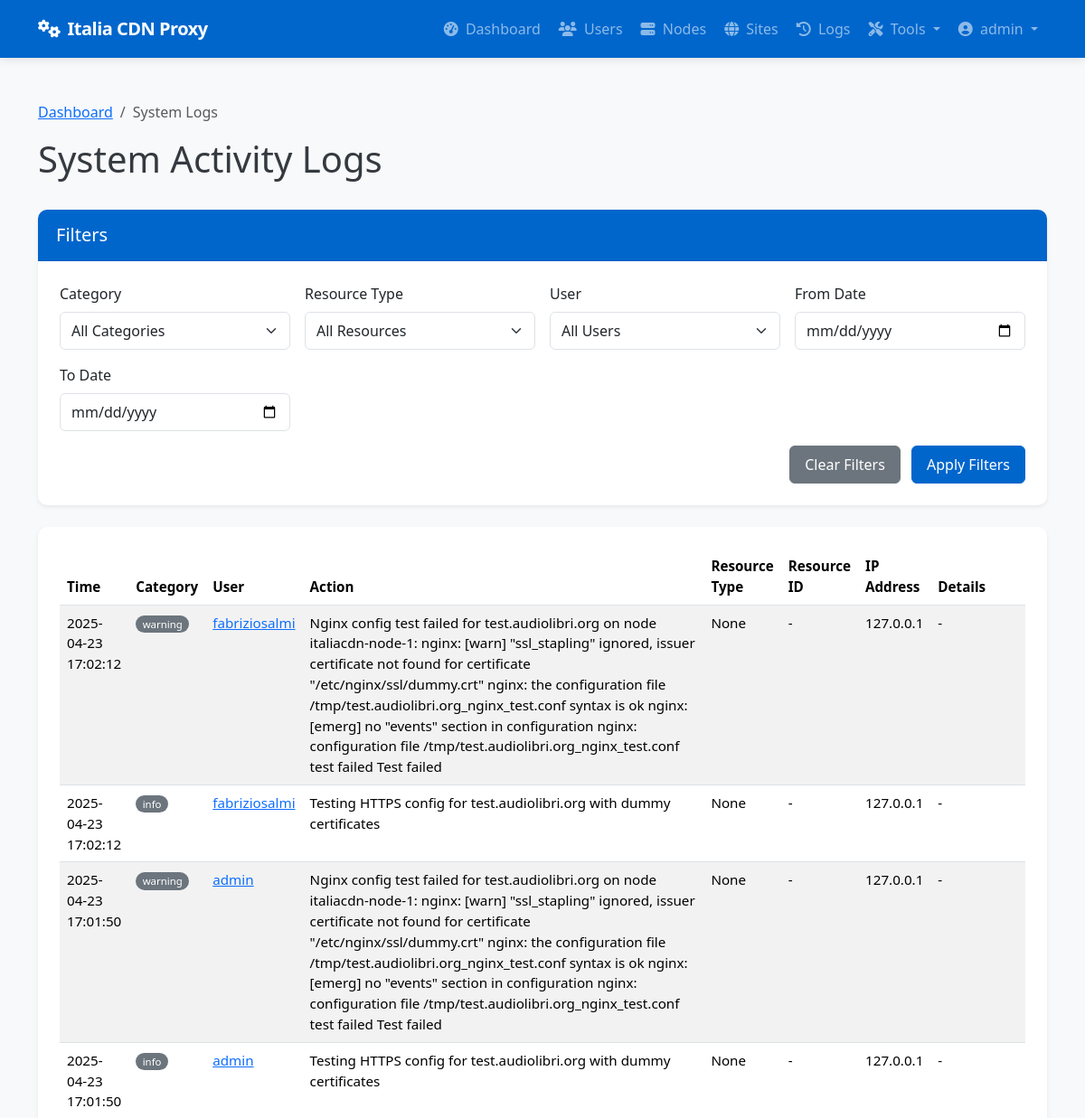
The page /admin/system/logs (signed in, upper part) on the database as committed earlier.
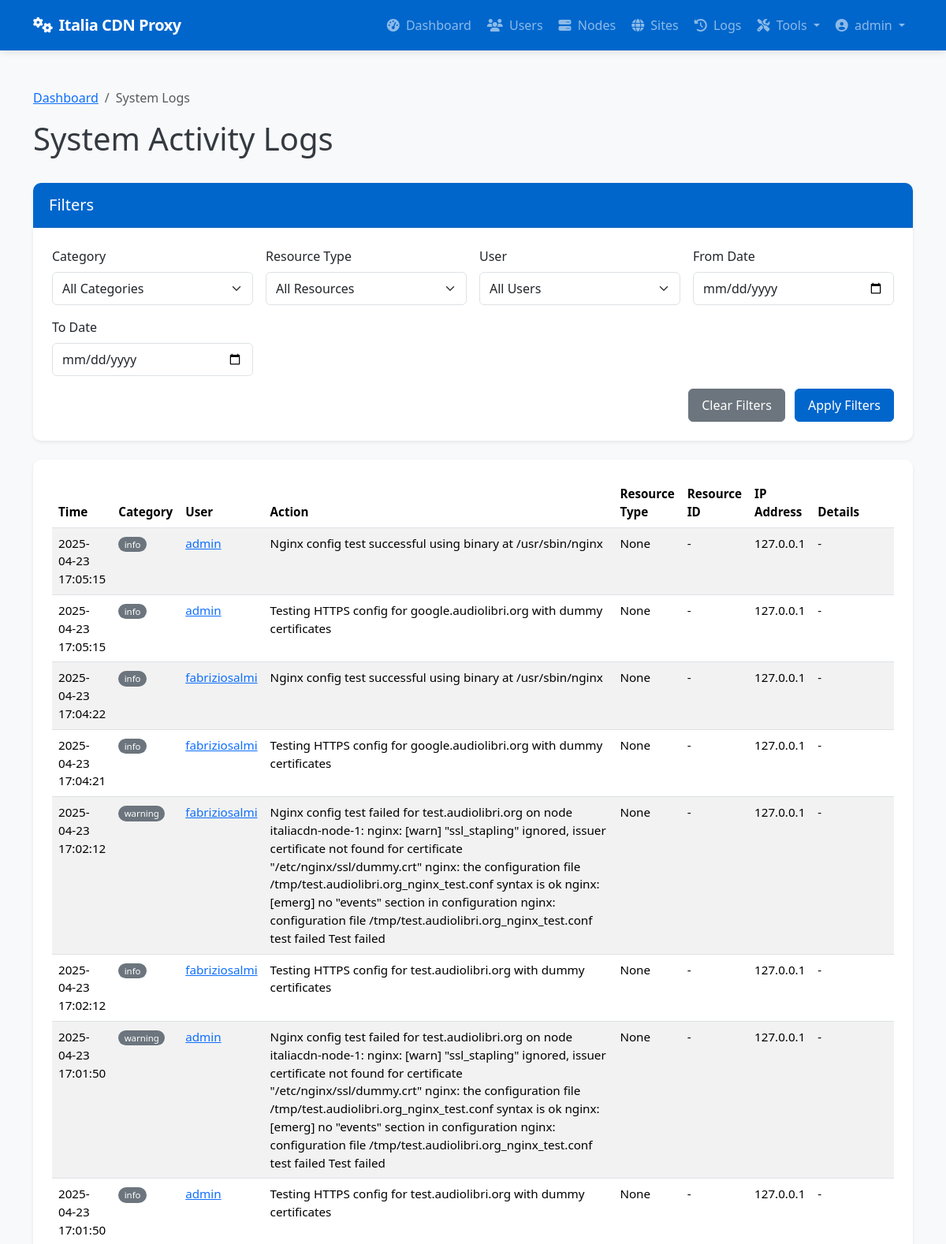
The same page on the database as committed later.
### app/models/models.py (models this page shows, shortened)
class SystemLog(db.Model):
    __tablename__ = 'system_logs'
    id = db.Column(db.Integer, primary_key=True)
    user_id = db.Column(db.Integer, db.ForeignKey('users.id'), nullable=True)  # Null for system events
    category = db.Column(db.String(32), nullable=False)  # auth, admin, system, security, etc.
    action = db.Column(db.String(64), nullable=False)    # login, logout, create, delete, etc.
    resource_type = db.Column(db.String(32), nullable=True)  # user, node, site, etc.
    resource_id = db.Column(db.Integer, nullable=True)       # ID of the affected resource
    details = db.Column(db.Text, nullable=True)              # Additional details
    ip_address = db.Column(db.String(45), nullable=True)     # IP address of user/system
    created_at = db.Column(db.DateTime, default=datetime.utcnow)
    user = db.relationship('User', backref=db.backref('system_logs', lazy='dynamic'))

class User(db.Model):
    __tablename__ = 'users'
    id = db.Column(db.Integer, primary_key=True)
    username = db.Column(db.String(64), unique=True, index=True, nullable=False)
    email = db.Column(db.String(120), unique=True, index=True, nullable=False)
    password_hash = db.Column(db.String(128), nullable=False)
    role = db.Column(db.String(20), nullable=False, default='client')  # 'admin' or 'client'
    is_active = db.Column(db.Boolean, default=True)
    created_at = db.Column(db.DateTime, default=datetime.utcnow)
    last_login = db.Column(db.DateTime, nullable=True)
    sites = db.relationship('Site', backref='owner', lazy='dynamic')
    def is_admin(self):
        return self.role == 'admin'

### app/controllers/admin.py (the view, shortened to what this page needs)
@admin.route('/system/logs')
@login_required
@admin_required
def system_logs():
    category = request.args.get('category')
    user_id = request.args.get('user_id')
    resource_type = request.args.get('resource_type')
    from_date = request.args.get('from_date')
    to_date = request.args.get('to_date')
    from app.models.models import SystemLog
    query = SystemLog.query
    if category:
        query = query.filter(SystemLog.category == category)
    if user_id:
        query = query.filter(SystemLog.user_id == user_id)
    if resource_type:
        query = query.filter(SystemLog.resource_type == resource_type)
    if from_date:
        try:
            from_datetime = datetime.strptime(from_date, '%Y-%m-%d')
            query = query.filter(SystemLog.created_at >= from_datetime)
        except ValueError:
            pass
    categories = db.session.query(SystemLog.category).distinct().all()
    resource_types = db.session.query(SystemLog.resource_type).distinct().all()
    users = User.query.all()
    page = request.args.get('page', 1, type=int)
    logs = query.order_by(SystemLog.created_at.desc()).paginate(page=page, per_page=50)
    return render_template('admin/system_logs.html',
                          logs=logs,
                          categories=[c[0] for c in categories if c[0]],
                          resource_types=[r[0] for r in resource_types if r[0]],
                          users=users,
                          filters={
                              'category': category,
                              'user_id': user_id,
                              'resource_type': resource_type,
                              'from_date': from_date,
                              'to_date': to_date
                          })

### app/models/__init__.py (called while the page is built)
@login_manager.user_loader
def load_user(user_id):
    return User.query.get(int(user_id))

### app/services/access_control.py (called while the page is built)
def admin_required(f):
    @wraps(f)
    def decorated_function(*args, **kwargs):
        if not current_user.is_admin():
            flash('You need admin privileges to access this page.', 'error')
            return abort(403)
        return f(*args, **kwargs)
    return decorated_function

### app/templates/admin/system_logs.html (shortened to what the changed rows need)
{% extends 'base.html' %}
{% block content %}
<div class="container py-4">
    <div class="d-flex justify-content-between align-items-center mb-4">
        <h1>System Activity Logs</h1>
    </div>
    <div class="card shadow-sm">
        <div class="card-body">
            {% if logs.items %}
                <div class="table-responsive">
                    <table class="table table-striped table-hover">
                        <thead>
                            <tr>
                                <th>Time</th>
                                <th>Category</th>
                                <th>User</th>
                                <th>Action</th>
                                <th>Resource Type</th>
                                <th>Resource ID</th>
                                <th>IP Address</th>
                                <th>Details</th>
                            </tr>
                        </thead>
                        <tbody>
                            {% for log in logs.items %}
                            <tr>
                                <td>{{ log.created_at.strftime('%Y-%m-%d %H:%M:%S') }}</td>
                                <td>
                                    <span class="badge rounded-pill
                                    {% if log.category == 'auth' %}bg-info
                                    {% elif log.category == 'admin' %}bg-primary
                                    {% elif log.category == 'security' %}bg-danger
                                    {% elif log.category == 'system' %}bg-success
                                    {% else %}bg-secondary{% endif %}">
                                        {{ log.category }}
                                    </span>
                                </td>
                                <td>
                                    {% if log.user %}
                                        <a href="{{ url_for('admin.edit_user', user_id=log.user_id) }}">{{ log.user.username }}</a>
                                    {% else %}
                                        <span class="text-muted">System</span>
                                    {% endif %}
                                </td>
                                <td>{{ log.action }}</td>
                                <td>{{ log.resource_type }}</td>
                                <td>
                                    {% if log.resource_type == 'site' and log.resource_id %}
                                        <a href="{{ url_for('admin.view_site', site_id=log.resource_id) }}">{{ log.resource_id }}</a>
                                    {% elif log.resource_type == 'node' and log.resource_id %}
                                        <a href="{{ url_for('admin.view_node', node_id=log.resource_id) }}">{{ log.resource_id }}</a>
                                    {% elif log.resource_type == 'user' and log.resource_id %}
                                        <a href="{{ url_for('admin.edit_user', user_id=log.resource_id) }}">{{ log.resource_id }}</a>
                                    {% else %}
                                        {{ log.resource_id if log.resource_id else '-' }}
                                    {% endif %}
                                </td>
                                <td>{{ log.ip_address or '-' }}</td>
                                <td>
                                    <span class="text-truncate d-inline-block" style="max-width: 300px;" title="{{ log.details }}">
                                        {{ log.details or '-' }}
                                    </span>
                                </td>
                            </tr>
                            {% endfor %}
                        </tbody>
                    </table>
                </div>
            {% else %}
                <div class="alert alert-info mb-0">
                    <i class="fas fa-info-circle me-2"></i> No system logs found matching your criteria.
                </div>
            {% endif %}
        </div>
    </div>
</div>
{% endblock %}

Rows that differ between the two databases and show on the page:
added SystemLog: created_at "2025-04-23 17:05:15", category "info", user.username "admin", action "Nginx config test successful using binary at /usr/sbin/nginx", resource_type "None", resource_id "-", ip_address "127.0.0.1", details "-"
added SystemLog: created_at "2025-04-23 17:05:15", category "info", user.username "admin", action "Testing HTTPS config for google.audiolibri.org with dummy certificates", resource_type "None", resource_id "-", ip_address "127.0.0.1", details "-"
added SystemLog: created_at "2025-04-23 17:04:22", category "info", user.username "fabriziosalmi", action "Nginx config test successful using binary at /usr/sbin/nginx", resource_type "None", resource_id "-", ip_address "127.0.0.1", details "-"
added SystemLog: created_at "2025-04-23 17:04:21", category "info", user.username "fabriziosalmi", action "Testing HTTPS config for google.audiolibri.org with dummy certificates", resource_type "None", resource_id "-", ip_address "127.0.0.1", details "-"
